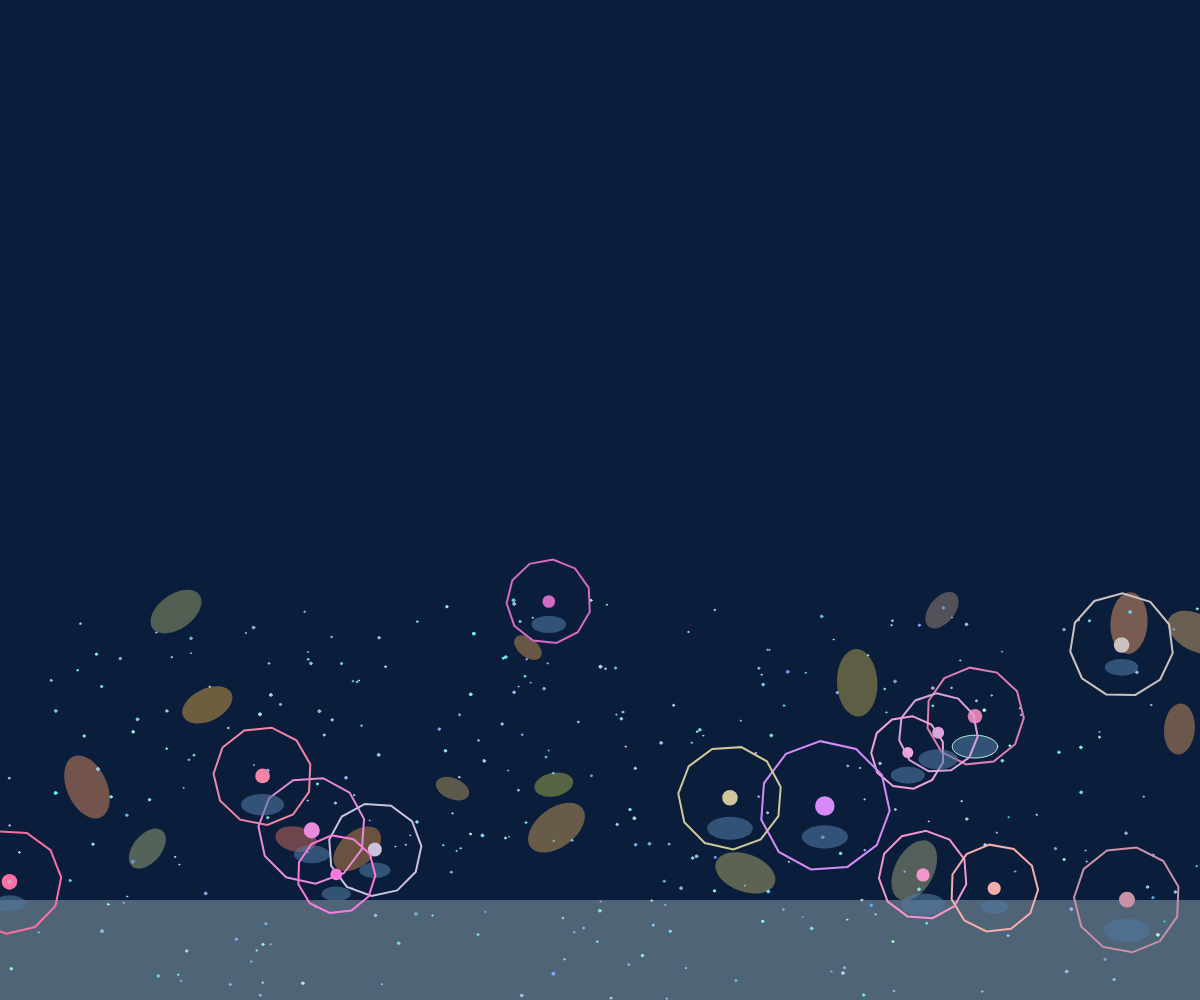
Frame 1 (no input)
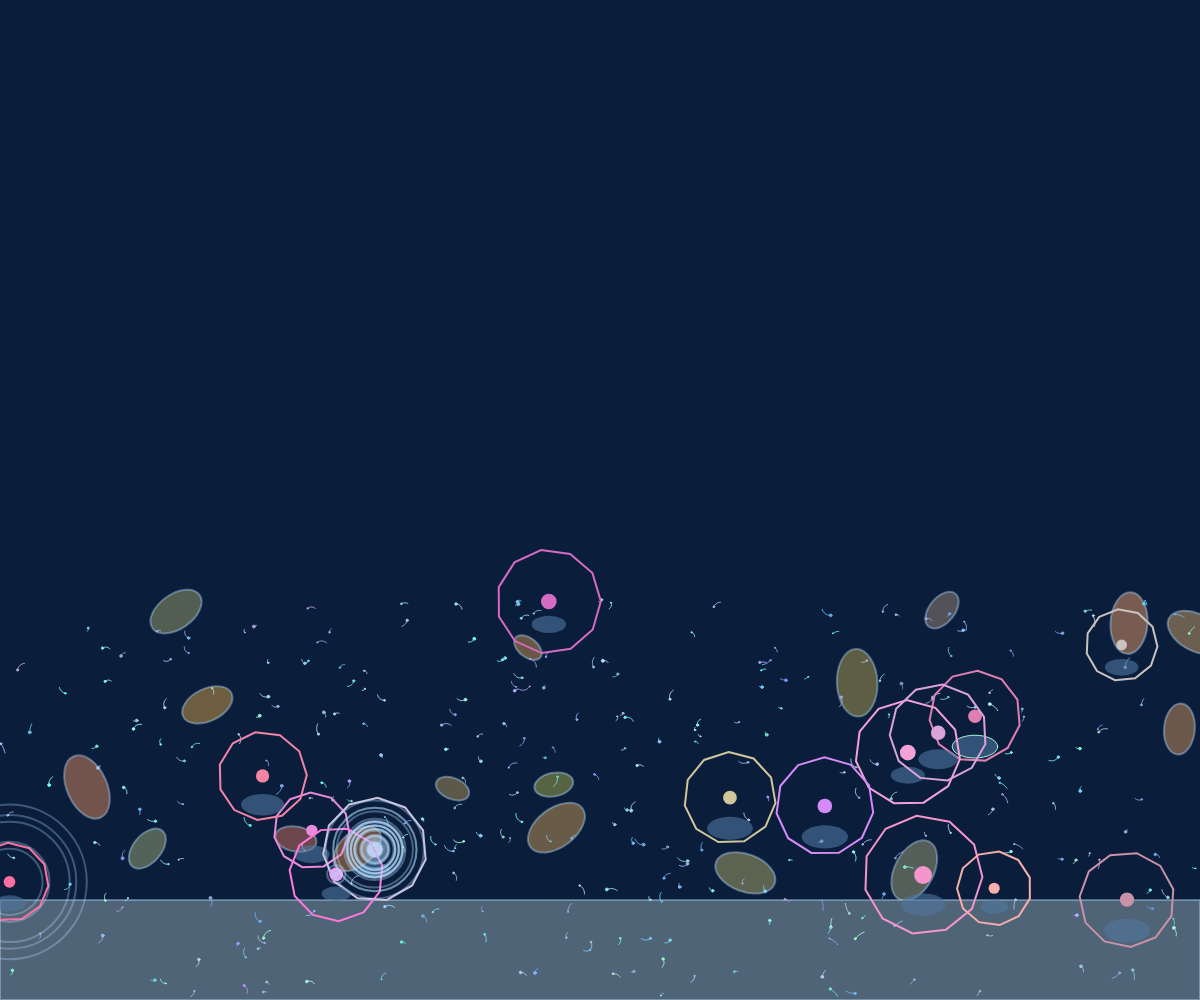
Frame 60 (no input)
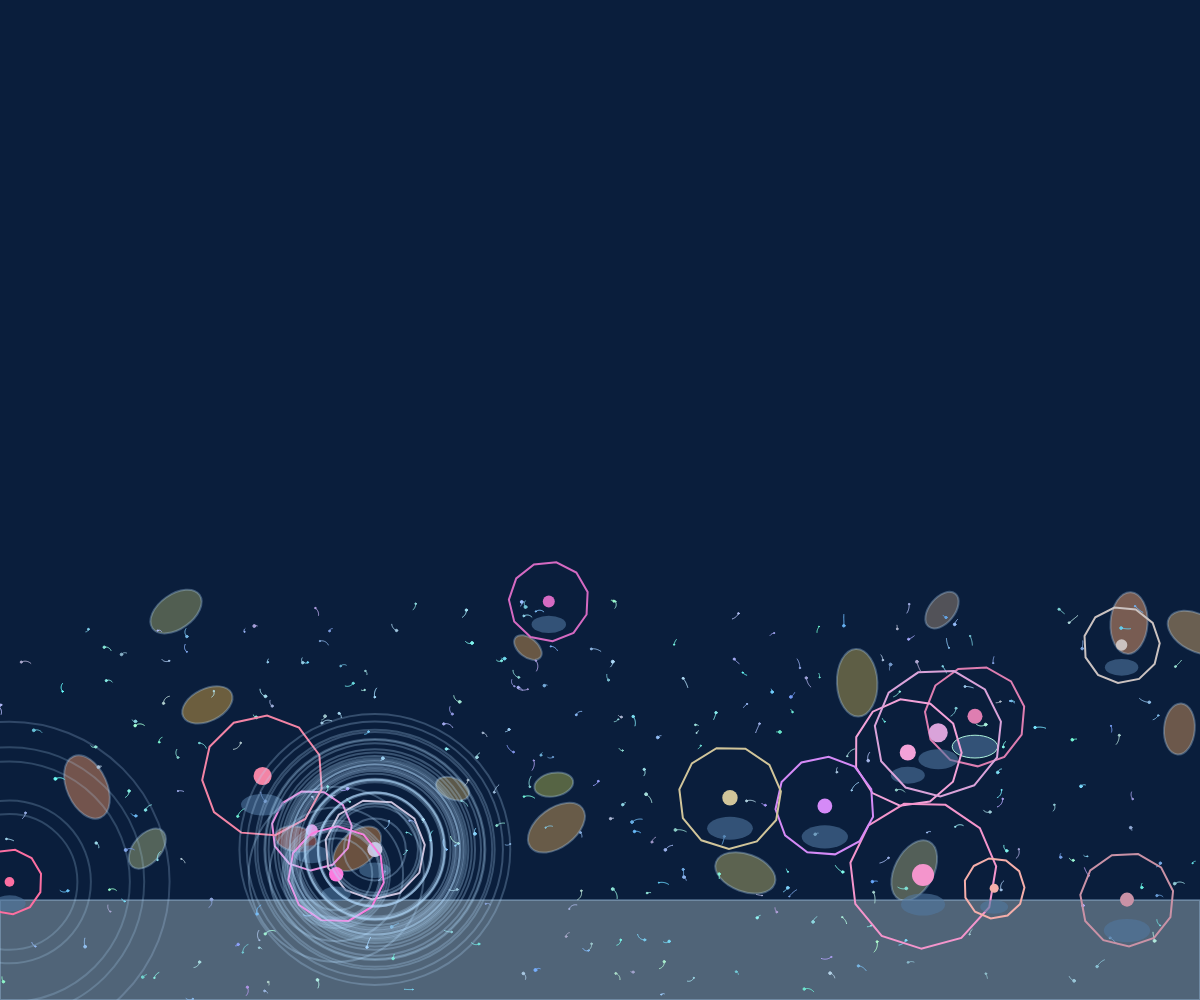
Frame 120 (the mouse pressed at the canvas centre since frame 60)

The p5.js sketch that drew these frames (run headless with seeded random() and noise() and a simulated clock; from frame 60 on, the mouse is pressed at the canvas centre):

// p5.js sketch
// ── sketch.js
let anemones = [];
let waterParticles = [];
let rocks = [];
let ripples = [];
let currentFlow;

function setup() {
  createCanvas(windowWidth, windowHeight);
  noStroke();
  
  // Initialize current flow
  currentFlow = new FlowField(width, height);
  
  // Create rocks
  for (let i = 0; i < 20; i++) {
    rocks.push({
      x: random(width),
      y: random(height * 0.6, height),
      size: random(30, 80),
      color: color(random(80, 120), random(70, 100), random(60, 90)),
      rotation: random(TWO_PI)
    });
  }
  
  // Create anemones
  for (let i = 0; i < 15; i++) {
    anemones.push({
      x: random(width),
      y: random(height * 0.6, height * 0.9),
      size: random(40, 80),
      color: color(random(200, 255), random(100, 200), random(150, 255)),
      openness: random(0.7, 1),
      speed: random(0.01, 0.03),
      time: random(TWO_PI)
    });
  }
  
  // Create water particles with trails
  for (let i = 0; i < 300; i++) {
    waterParticles.push({
      x: random(width),
      y: random(height * 0.6, height),
      size: random(1, 3),
      speed: random(0.2, 0.8),
      angle: random(TWO_PI),
      originalAngle: random(TWO_PI),
      trail: [],
      maxTrailLength: 15,
      color: color(random(100, 180), random(150, 255), random(200, 255))
    });
  }
  
  // Initialize ripples array
  for (let i = 0; i < 50; i++) {
    ripples.push({
      x: 0,
      y: 0,
      radius: 0,
      maxRadius: random(100, 200),
      alpha: 0,
      speed: random(0.5, 1.5)
    });
  }
}

function draw() {
  background(10, 30, 60);
  
  // Draw seabed
  drawSeabed();
  
  // Draw water background
  drawWater();
  
  // Update and draw anemones
  for (let i = 0; i < anemones.length; i++) {
    updateAnemone(anemones[i]);
    drawAnemone(anemones[i]);
    
    // Add ripples when fully open
    if (anemones[i].openness > 0.95) {
      addRipple(anemones[i].x, anemones[i].y);
    }
  }
  
  // Update and draw ripples
  updateRipples();
}

function drawSeabed() {
  // Draw rocks
  for (let r of rocks) {
    push();
    translate(r.x, r.y);
    rotate(r.rotation);
    fill(r.color);
    ellipse(0, 0, r.size, r.size * 0.6);
    pop();
  }
  
  // Draw sand base
  fill(80, 100, 120);
  rect(0, height * 0.9, width, height * 0.1);
}

function drawWater() {
  // Update and draw water particles with trails
  for (let p of waterParticles) {
    // Get flow field value at particle position
    let force = currentFlow.getForce(p.x, p.y);
    
    // Apply the current force to particle angle
    p.angle += force.x * 0.1;
    
    // Update position based on angle and speed
    p.x += cos(p.angle) * p.speed;
    p.y += sin(p.angle) * p.speed;
    
    // Add current position to trail
    p.trail.push({x: p.x, y: p.y});
    if (p.trail.length > p.maxTrailLength) {
      p.trail.shift();
    }
    
    // Draw trail
    noFill();
    stroke(p.color);
    strokeWeight(1);
    beginShape();
    for (let point of p.trail) {
      vertex(point.x, point.y);
    }
    endShape();
    
    // Draw particle
    fill(p.color);
    ellipse(p.x, p.y, p.size);
    
    // Boundary conditions
    if (p.x < 0 || p.x > width) p.angle = PI - p.angle;
    if (p.y < height * 0.6 || p.y > height) p.angle = -p.angle;
  }
}

function updateAnemone(a) {
  a.time += a.speed;
  a.openness = map(sin(a.time), -1, 1, 0.6, 1);
  
  // Mouse interaction
  let d = dist(mouseX, mouseY, a.x, a.y);
  if (d < 300) {
    let ratio = map(d, 0, 300, 1, 0.2);
    a.openness *= ratio;
  }
}

function drawAnemone(a) {
  // Draw base
  fill(80, 120, 160, 150);
  ellipse(a.x, a.y + a.size * 0.4, a.size * 0.6, a.size * 0.3);
  
  // Draw tentacles
  noFill();
  stroke(a.color);
  strokeWeight(2);
  
  beginShape();
  for (let i = 0; i < 12; i++) {
    let angle = map(i, 0, 11, 0, TWO_PI);
    let radius = a.size * a.openness;
    let x = a.x + cos(angle + a.time) * radius;
    let y = a.y + sin(angle + a.time) * radius;
    vertex(x, y);
  }
  endShape(CLOSE);
  
  // Draw central body
  fill(a.color);
  noStroke();
  ellipse(a.x, a.y, a.size * a.openness * 0.3);
}

function addRipple(x, y) {
  // Find inactive ripple
  for (let i = 0; i < ripples.length; i++) {
    if (ripples[i].alpha <= 0) {
      ripples[i].x = x;
      ripples[i].y = y;
      ripples[i].radius = 0;
      ripples[i].alpha = 255;
      break;
    }
  }
}

function updateRipples() {
  for (let ripple of ripples) {
    if (ripple.alpha > 0) {
      ripple.radius += ripple.speed;
      ripple.alpha -= 1;
      
      // Draw ripple
      stroke(180, 220, 255, ripple.alpha * 0.4);
      noFill();
      ellipse(ripple.x, ripple.y, ripple.radius * 2);
    }
  }
}

function windowResized() {
  resizeCanvas(windowWidth, windowHeight);
}

// Flow field class for current
class FlowField {
  constructor(w, h) {
    this.width = w;
    this.height = h;
    this.cols = 40;
    this.rows = 30;
    this.grid = [];
    this.time = 0;
    
    // Initialize grid with noise values
    for (let i = 0; i < this.cols; i++) {
      this.grid[i] = [];
      for (let j = 0; j < this.rows; j++) {
        let x = map(i, 0, this.cols - 1, 0, TWO_PI);
        let y = map(j, 0, this.rows - 1, 0, TWO_PI);
        let noiseVal = noise(x, y, this.time);
        let angle = map(noiseVal, 0, 1, 0, TWO_PI);
        this.grid[i][j] = {x: cos(angle), y: sin(angle)};
      }
    }
  }
  
  getForce(x, y) {
    // Map x,y to grid coordinates
    let col = floor(map(x, 0, this.width, 0, this.cols - 1));
    let row = floor(map(y, 0, this.height, 0, this.rows - 1));
    
    // Clamp to bounds
    col = constrain(col, 0, this.cols - 1);
    row = constrain(row, 0, this.rows - 1);
    
    return this.grid[col][row];
  }
  
  update() {
    this.time += 0.01;
    for (let i = 0; i < this.cols; i++) {
      for (let j = 0; j < this.rows; j++) {
        let x = map(i, 0, this.cols - 1, 0, TWO_PI);
        let y = map(j, 0, this.rows - 1, 0, TWO_PI);
        let noiseVal = noise(x, y, this.time);
        let angle = map(noiseVal, 0, 1, 0, TWO_PI);
        this.grid[i][j] = {x: cos(angle), y: sin(angle)};
      }
    }
  }
}

// Update flow field each frame
function draw() {
  background(10, 30, 60);
  
  // Update current flow
  currentFlow.update();
  
  // Draw seabed
  drawSeabed();
  
  // Draw water background
  drawWater();
  
  // Update and draw anemones
  for (let i = 0; i < anemones.length; i++) {
    updateAnemone(anemones[i]);
    drawAnemone(anemones[i]);
    
    // Add ripples when fully open
    if (anemones[i].openness > 0.95) {
      addRipple(anemones[i].x, anemones[i].y);
    }
  }
  
  // Update and draw ripples
  updateRipples();
}
